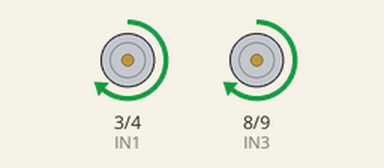
A sketch run on a simulated Arduino Uno, built with avr-gcc and run on an emulated ATmega328P. Shown: motor-driver pin pairs drawn as motors (green arrow = first pin HIGH = forward, orange = second pin HIGH = backward, longer = more drive, scaled by the enable pin).

Above: at 1.0 s.
At 2.5 s:
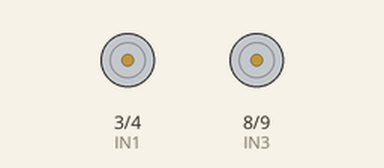
At 4.0 s:
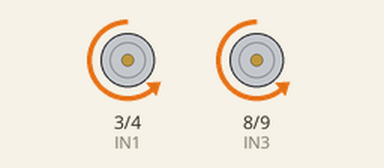
Timing chart, 0 to 7.8 s (numbered marks = the images above):
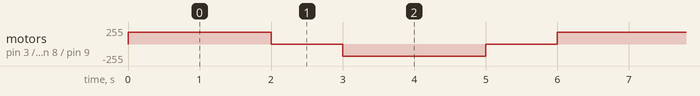

Measured:
- by itself, motor on pin 3 (IN1) / pin 4 (IN2), motor on pin 8 (IN3) / pin 9 (IN4): repeats every 6.0 s: stopped 1.0 s, backward 180/255 2.0 s, stopped 1.0 s, forward 180/255 2.0 s

The sketch:

motor_test.ino
```cpp
//motor 1
#define ENA 5
#define IN1 3
#define IN2 4
//motor 2
#define ENB 10
#define IN3 8
#define IN4 9

void setup() {
  pinMode(ENA,OUTPUT);
  pinMode(IN1,OUTPUT);
  pinMode(IN2,OUTPUT);
  pinMode(ENB,OUTPUT);
  pinMode(IN3,OUTPUT);
  pinMode(IN4,OUTPUT);

}

void loop() {
 //both motors forward
 analogWrite(ENA,180);
 digitalWrite(IN1,HIGH);
 digitalWrite(IN2,LOW);
 analogWrite(ENB,180);
 digitalWrite(IN3,HIGH);
 digitalWrite(IN4,LOW);
//both motors stop
 delay(2000);
digitalWrite(ENA,LOW);
digitalWrite(ENB,LOW);
//both motors reverse
delay(1000);
analogWrite(ENA,180);
digitalWrite(IN1,LOW);
digitalWrite(IN2,HIGH);
analogWrite(ENB,180);
digitalWrite(IN3,LOW);
digitalWrite(IN4,HIGH);
//both motors stop
delay(2000);
digitalWrite(ENA,LOW);
digitalWrite(ENB,LOW);
delay(1000);
}
```
